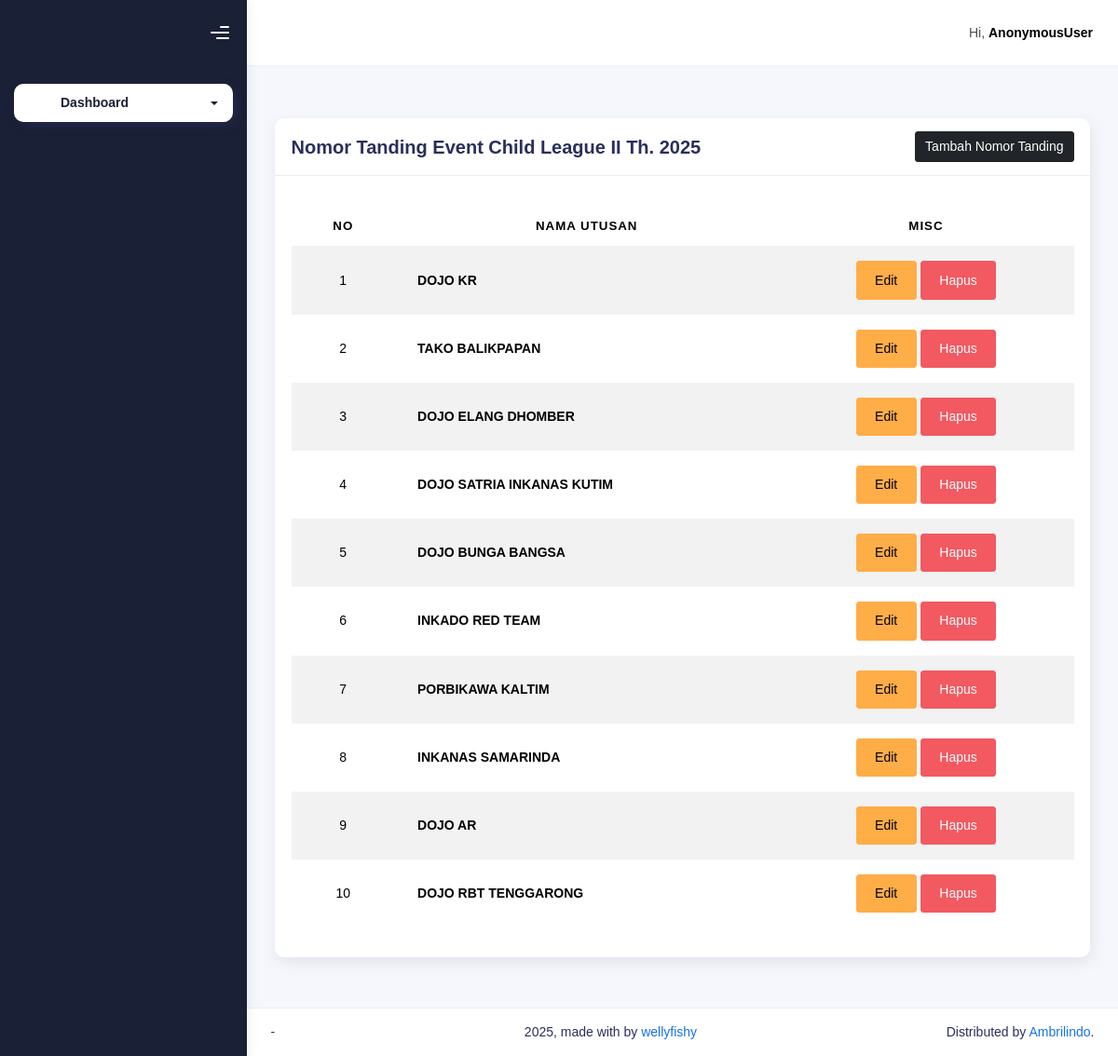
/admin-utusan/1, run on an earlier commit of the app's database.
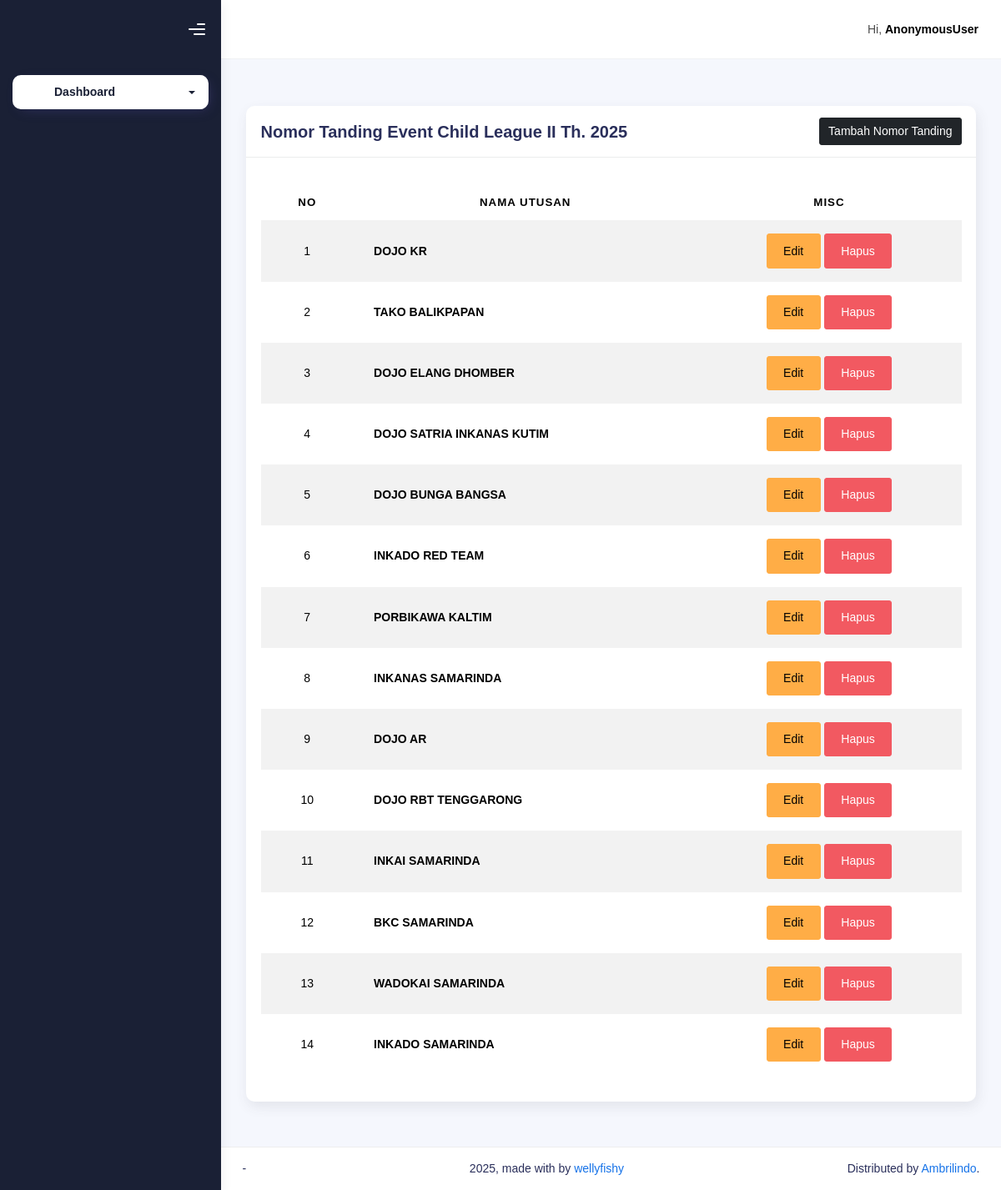
And on a later commit of the database.
### backend/models.py (models this page shows, shortened)
class Utusan(models.Model):
    event = models.ForeignKey(Event, null=True, blank=True, on_delete=models.CASCADE)
    nama_utusan = models.CharField(max_length=50, null=True, blank=True)

### backend/views.py (the view)
# urls.py: path('admin-utusan/<int:event_pk>', admin_utusan, name="admin-utusan"),
def admin_utusan(request, event_pk):
    event = Event.objects.get(pk=event_pk)
    utusans = Utusan.objects.filter(event=event)
    context = {
        'on': 'nomor-tanding',
        'event': event,
        'utusans': utusans,
    }
    return render(request, 'admin/utusan.html', context)

### backend/templates/admin/utusan.html (shortened to what this page needs)
{% extends "admin/base-dashboard.html" %} {% load static %}
{% block content %}
<div class="container">
    <div class="page-inner">
        <div class="page-header">
        </div>
        <div class="row">
            <div class="col-md-12">
                <div class="card">
                    <div class="card-header" style="display: flex; justify-content: space-between; align-items: center;">
                        <div class="card-title" style="margin-right: 10px;">Nomor Tanding Event {{ event.nama_event }}</div>
                        <div>
                            <a href="#" class="btn btn-dark" style="font-size: inherit; padding: 5px 10px;" data-bs-toggle="modal" data-bs-target="#tambahNomorTandingModal">Tambah Nomor Tanding</a>
                        </div>
                    </div>
                    <div class="card-body">
                        <table class="table table-striped mt-3">
                        <thead>
                            <tr>
                            <th scope="col" style="text-align: center;">No</th>
                            <th scope="col" style="text-align: center;">Nama Utusan</th>
                            <th scope="col" style="text-align: center;">MISC</th>
                            </tr>
                        </thead>
                        <tbody>
                            {% for utusan in utusans %}
                            <tr>
                                <td style="text-align: center;">{{ forloop.counter }}</td>
                                <td><b>{{ utusan.nama_utusan }}</b></td>
                                <td style="text-align: center;">
                                    <button class="btn btn-warning">Edit</button>
                                    <button class="btn btn-danger">Hapus</button>
                                </td>
                            </tr>
                            {% endfor %}
                        </tbody>
                        </table>
                    </div>
                </div>
            </div>
        </div>
    </div>
</div>
{% endblock content %}

What changed in the data, as far as the page shows it:
added Utusan: nama_utusan "INKAI SAMARINDA"
added Utusan: nama_utusan "BKC SAMARINDA"
added Utusan: nama_utusan "WADOKAI SAMARINDA"
added Utusan: nama_utusan "INKADO SAMARINDA"
